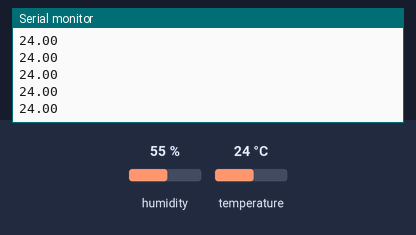
Bench run of a sketch on a simulated Arduino Uno, built with avr-gcc and run on an emulated ATmega328P. On the bench: the last lines printed to the serial monitor. Inputs (shaded band) come from the test bench; at power-on: temperature 24 °C, humidity 55 %.

Above: at 2.8 s.
2.9 s: temperature set to 12 °C
At 4.5 s:
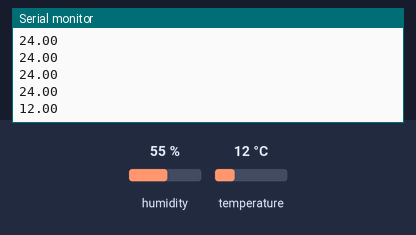
5.7 s: temperature set to 19 °C
At 6.1 s:
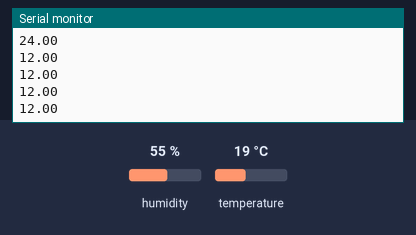
Timing chart, 0 to 8.7 s (numbered marks = the images above; inputs shaded):
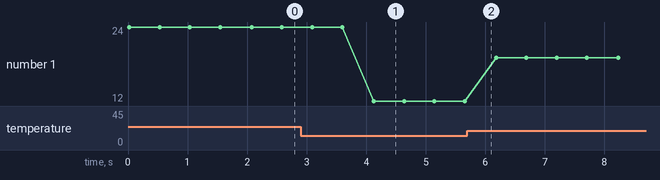

Measured:
- after the input at 2.9 s, the serial monitor: prints a new line after 1.2 s (image 1)
- plotted number 1: 24 → 12 after the input at 2.9 s, 12 → 19 after the input at 5.7 s

The sketch:

DHT_oneChannel.ino
```cpp
#include "DHT.h"
#define dhtPinA 2      //讀取DHT11 DataA


#define dhtType DHT11 //選用DHT11


DHT dht_a(dhtPinA, dhtType); // Initialize DHT sensor


void setup() {
  Serial.begin(9600);//設定鮑率9600
  dht_a.begin();//啟動DHT


}

void loop() {
//  float ha = dht_a.readHumidity();//讀取濕度
  float ta = dht_a.readTemperature();//讀取攝氏溫度

  Serial.println(ta);

  //Serial.println(ha);
  Serial.flush();
  delay(500);//延時0.5秒

}
```
